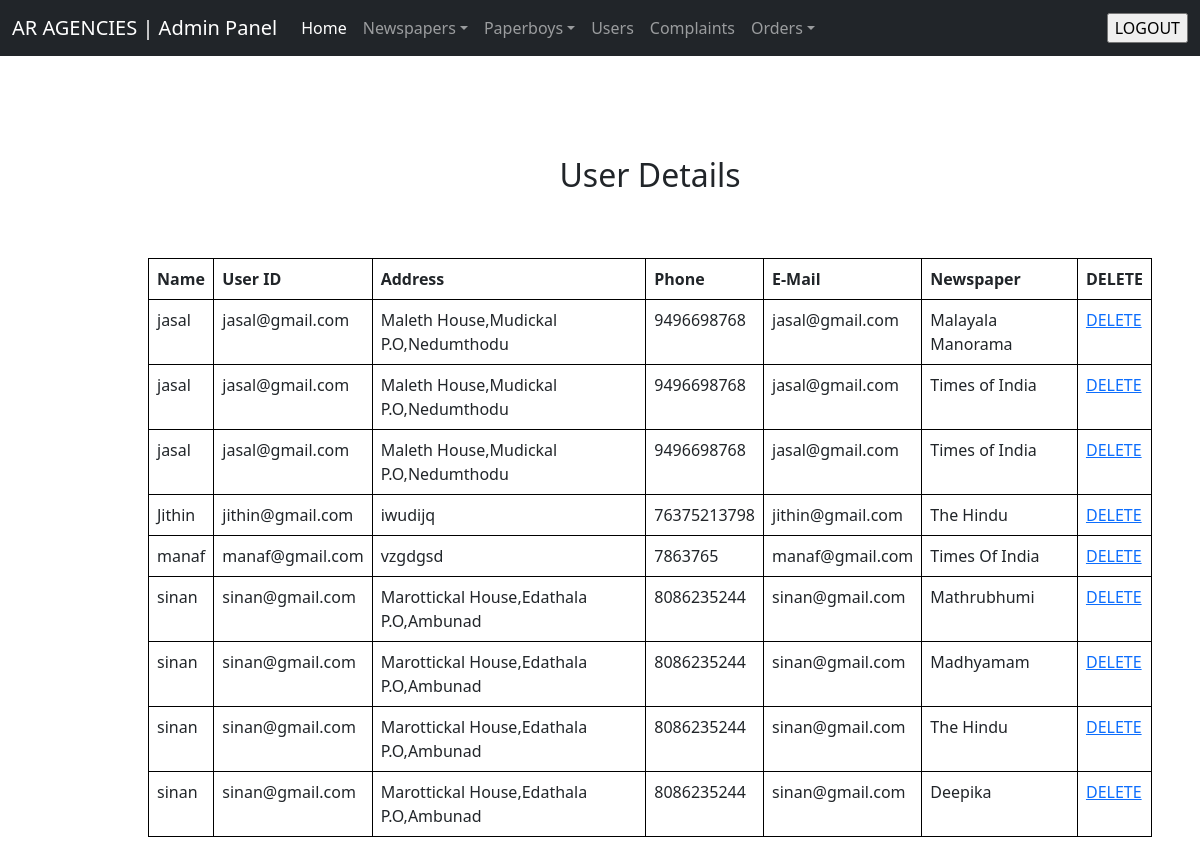
Page /admin/viewusers.php (signed in) on the committed database.
### tables this page shows
CREATE TABLE IF NOT EXISTS `orders` (
  `id` int(12) NOT NULL AUTO_INCREMENT,
  `userid` varchar(50) NOT NULL,
  `papername` varchar(50) NOT NULL,
  `placedon` varchar(50) NOT NULL,
  `startmonth` varchar(50) NOT NULL,
  `startyear` varchar(50) NOT NULL,
  `status` varchar(50) NOT NULL DEFAULT 'pending',
  PRIMARY KEY (`id`)
);

CREATE TABLE IF NOT EXISTS `user` (
  `id` int(12) NOT NULL AUTO_INCREMENT,
  `name` varchar(50) NOT NULL,
  `address` varchar(50) NOT NULL,
  `phone` varchar(50) NOT NULL,
  `email` varchar(50) NOT NULL,
  `userid` varchar(50) NOT NULL,
  `password` varchar(50) NOT NULL,
  PRIMARY KEY (`id`)
);

### admin/viewusers.php (the view, shortened to what this page needs)
<?php include 'header.php' ?>
<?php
if (isset($_SESSION["role"])) {
    if($_SESSION["role"]=='ADMIN')
    {
?>
<html>
<head>
</head>
<body>
<div style="margin-left: 100px;  margin-top: 100px;" >
<h2 class="text-center mt-5">User Details</h2>
<div class="p-5 ">
<table class="table" border="2">
<tr>
    <th>Name</th>
    <th>User ID</th>
    <th>Address</th>
    <th>Phone</th>
    <th>E-Mail</th>
    <th>Newspaper</th>
    <th>DELETE</th>
</tr>
  <?php
   include("dbcon.php");
   $sel="select orders.id as orderid,user.name,orders.userid,user.address,user.phone,user.email,orders.papername from orders inner join user on orders.userid=user.userid";
   $res=mysqli_query($con,$sel);
   $n=mysqli_num_rows($res);
   if($n>0)
   {
   while($row=mysqli_fetch_array($res))
   {
  ?>
  <tr>
    <td><?php echo $row['name'];?></td>
    <td><?php echo $row['userid'];?></td>
    <td><?php echo $row['address'];?></td>
    <td><?php echo $row['phone'];?></td>
    <td><?php echo $row['email'];?></td>
    <td><?php echo $row['papername'];?></td>
    <td><a href="deleteuser.php?id=<?php echo $row['orderid'];?>">DELETE</a></td>
   </tr>
   <?php
   }
   }
   ?>
   </table>
  </div>
</div>
<?php
}
else
{
    echo "You are not an admin";
}
}
else
{
    echo "LOGIN FIRST!!!!";
}
?>
</body>
</html>

### admin/viewusers.php (style rules this page uses)
table, th, td { border: 1px solid black; border-collapse: collapse; }

### rows in the picture
orders: user.name "jasal", userid "jasal@gmail.com", user.address "Maleth House,Mudickal P.O,Nedumthodu", user.phone "9496698768", user.email "jasal@gmail.com", papername "Malayala Manorama"
orders: user.name "jasal", userid "jasal@gmail.com", user.address "Maleth House,Mudickal P.O,Nedumthodu", user.phone "9496698768", user.email "jasal@gmail.com", papername "Times of India"
orders: user.name "jasal", userid "jasal@gmail.com", user.address "Maleth House,Mudickal P.O,Nedumthodu", user.phone "9496698768", user.email "jasal@gmail.com", papername "Times of India"
orders: user.name "Jithin", userid "jithin@gmail.com", user.address "iwudijq", user.phone "76375213798", user.email "jithin@gmail.com", papername "The Hindu"
orders: user.name "manaf", userid "manaf@gmail.com", user.address "vzgdgsd", user.phone "7863765", user.email "manaf@gmail.com", papername "Times Of India"
orders: user.name "sinan", userid "sinan@gmail.com", user.address "Marottickal House,Edathala P.O,Ambunad", user.phone "8086235244", user.email "sinan@gmail.com", papername "Mathrubhumi"
orders: user.name "sinan", userid "sinan@gmail.com", user.address "Marottickal House,Edathala P.O,Ambunad", user.phone "8086235244", user.email "sinan@gmail.com", papername "Madhyamam"
orders: user.name "sinan", userid "sinan@gmail.com", user.address "Marottickal House,Edathala P.O,Ambunad", user.phone "8086235244", user.email "sinan@gmail.com", papername "The Hindu"
orders: user.name "sinan", userid "sinan@gmail.com", user.address "Marottickal House,Edathala P.O,Ambunad", user.phone "8086235244", user.email "sinan@gmail.com", papername "Deepika"
